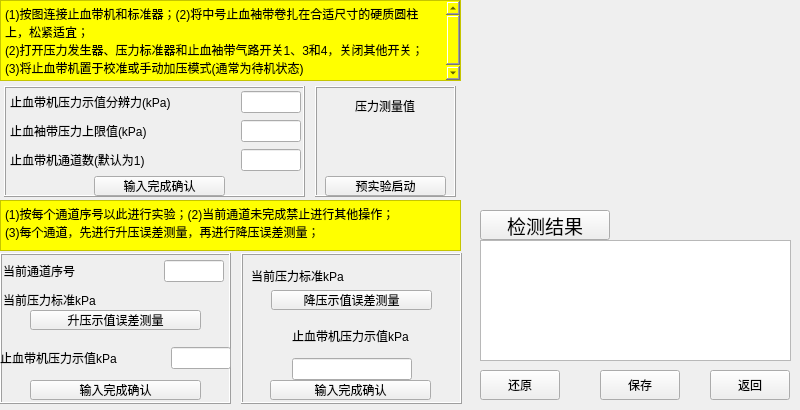
<?xml version="1.0" encoding="UTF-8"?>
<ui version="4.0">
 <class>Form</class>
 <widget class="QWidget" name="Form">
  <property name="geometry">
   <rect>
    <x>0</x>
    <y>0</y>
    <width>800</width>
    <height>410</height>
   </rect>
  </property>
  <property name="windowTitle">
   <string>Form</string>
  </property>
  <widget class="QTextBrowser" name="textBrowser_1">
   <property name="geometry">
    <rect>
     <x>0</x>
     <y>0</y>
     <width>461</width>
     <height>81</height>
    </rect>
   </property>
   <property name="styleSheet">
    <string notr="true">background-color:yellow
</string>
   </property>
   <property name="html">
    <string>&lt;!DOCTYPE HTML PUBLIC &quot;-//W3C//DTD HTML 4.0//EN&quot; &quot;http://www.w3.org/TR/REC-html40/strict.dtd&quot;&gt;
&lt;html&gt;&lt;head&gt;&lt;meta name=&quot;qrichtext&quot; content=&quot;1&quot; /&gt;&lt;style type=&quot;text/css&quot;&gt;
p, li { white-space: pre-wrap; }
&lt;/style&gt;&lt;/head&gt;&lt;body style=&quot; font-family:'SimSun'; font-size:9pt; font-weight:400; font-style:normal;&quot;&gt;
&lt;p style=&quot; margin-top:0px; margin-bottom:0px; margin-left:0px; margin-right:0px; -qt-block-indent:0; text-indent:0px;&quot;&gt;(1)按图连接止血带机和标准器；(2)将中号止血袖带卷扎在合适尺寸的硬质圆柱上，松紧适宜；&lt;/p&gt;
&lt;p style=&quot; margin-top:0px; margin-bottom:0px; margin-left:0px; margin-right:0px; -qt-block-indent:0; text-indent:0px;&quot;&gt;(2)打开压力发生器、压力标准器和止血袖带气路开关1、3和4，关闭其他开关；&lt;/p&gt;
&lt;p style=&quot; margin-top:0px; margin-bottom:0px; margin-left:0px; margin-right:0px; -qt-block-indent:0; text-indent:0px;&quot;&gt;(3)将止血带机置于校准或手动加压模式(通常为待机状态)&lt;/p&gt;&lt;/body&gt;&lt;/html&gt;</string>
   </property>
  </widget>
  <widget class="QWidget" name="gridLayoutWidget_3">
   <property name="geometry">
    <rect>
     <x>10</x>
     <y>90</y>
     <width>291</width>
     <height>84</height>
    </rect>
   </property>
   <layout class="QGridLayout" name="gridLayout_2">
    <item row="0" column="1">
     <widget class="QLineEdit" name="lineEdit">
      <property name="sizePolicy">
       <sizepolicy hsizetype="Minimum" vsizetype="Fixed">
        <horstretch>0</horstretch>
        <verstretch>0</verstretch>
       </sizepolicy>
      </property>
      <property name="minimumSize">
       <size>
        <width>60</width>
        <height>0</height>
       </size>
      </property>
      <property name="maximumSize">
       <size>
        <width>60</width>
        <height>16777215</height>
       </size>
      </property>
     </widget>
    </item>
    <item row="2" column="0">
     <widget class="QLabel" name="label">
      <property name="text">
       <string>止血带机通道数(默认为1)</string>
      </property>
     </widget>
    </item>
    <item row="1" column="1">
     <widget class="QLineEdit" name="lineEdit_3">
      <property name="sizePolicy">
       <sizepolicy hsizetype="Minimum" vsizetype="Fixed">
        <horstretch>0</horstretch>
        <verstretch>0</verstretch>
       </sizepolicy>
      </property>
      <property name="minimumSize">
       <size>
        <width>60</width>
        <height>0</height>
       </size>
      </property>
      <property name="maximumSize">
       <size>
        <width>60</width>
        <height>16777215</height>
       </size>
      </property>
     </widget>
    </item>
    <item row="0" column="0">
     <widget class="QLabel" name="label_4">
      <property name="text">
       <string>止血带机压力示值分辨力(kPa)</string>
      </property>
     </widget>
    </item>
    <item row="1" column="0">
     <widget class="QLabel" name="label_6">
      <property name="text">
       <string>止血袖带压力上限值(kPa)</string>
      </property>
     </widget>
    </item>
    <item row="2" column="1">
     <widget class="QLineEdit" name="lineEdit_2">
      <property name="minimumSize">
       <size>
        <width>60</width>
        <height>0</height>
       </size>
      </property>
      <property name="maximumSize">
       <size>
        <width>60</width>
        <height>16777215</height>
       </size>
      </property>
     </widget>
    </item>
   </layout>
  </widget>
  <widget class="QWidget" name="gridLayoutWidget_4">
   <property name="geometry">
    <rect>
     <x>320</x>
     <y>91</y>
     <width>131</width>
     <height>71</height>
    </rect>
   </property>
   <layout class="QGridLayout" name="gridLayout">
    <item row="0" column="0">
     <widget class="QLabel" name="label_10">
      <property name="minimumSize">
       <size>
        <width>0</width>
        <height>30</height>
       </size>
      </property>
      <property name="maximumSize">
       <size>
        <width>16777215</width>
        <height>30</height>
       </size>
      </property>
      <property name="text">
       <string>压力测量值</string>
      </property>
      <property name="alignment">
       <set>Qt::AlignCenter</set>
      </property>
     </widget>
    </item>
    <item row="1" column="0">
     <widget class="QLabel" name="label_2">
      <property name="minimumSize">
       <size>
        <width>100</width>
        <height>0</height>
       </size>
      </property>
      <property name="maximumSize">
       <size>
        <width>120</width>
        <height>16777215</height>
       </size>
      </property>
      <property name="text">
       <string/>
      </property>
     </widget>
    </item>
   </layout>
  </widget>
  <widget class="QFrame" name="frame_3">
   <property name="geometry">
    <rect>
     <x>4</x>
     <y>86</y>
     <width>301</width>
     <height>111</height>
    </rect>
   </property>
   <property name="frameShape">
    <enum>QFrame::Box</enum>
   </property>
   <property name="frameShadow">
    <enum>QFrame::Raised</enum>
   </property>
   <property name="lineWidth">
    <number>1</number>
   </property>
   <property name="midLineWidth">
    <number>0</number>
   </property>
   <widget class="QPushButton" name="pushButton">
    <property name="geometry">
     <rect>
      <x>90</x>
      <y>90</y>
      <width>131</width>
      <height>20</height>
     </rect>
    </property>
    <property name="text">
     <string>输入完成确认</string>
    </property>
   </widget>
  </widget>
  <widget class="QFrame" name="frame_4">
   <property name="geometry">
    <rect>
     <x>315</x>
     <y>86</y>
     <width>141</width>
     <height>111</height>
    </rect>
   </property>
   <property name="frameShape">
    <enum>QFrame::Box</enum>
   </property>
   <property name="frameShadow">
    <enum>QFrame::Raised</enum>
   </property>
   <property name="lineWidth">
    <number>1</number>
   </property>
   <property name="midLineWidth">
    <number>0</number>
   </property>
   <widget class="QPushButton" name="pushButton_2">
    <property name="geometry">
     <rect>
      <x>10</x>
      <y>90</y>
      <width>121</width>
      <height>20</height>
     </rect>
    </property>
    <property name="text">
     <string>预实验启动</string>
    </property>
   </widget>
  </widget>
  <widget class="QWidget" name="gridLayoutWidget_2">
   <property name="geometry">
    <rect>
     <x>3</x>
     <y>260</y>
     <width>221</width>
     <height>51</height>
    </rect>
   </property>
   <layout class="QGridLayout" name="gridLayout_3">
    <item row="0" column="1">
     <widget class="QLineEdit" name="lineEdit_5">
      <property name="minimumSize">
       <size>
        <width>60</width>
        <height>0</height>
       </size>
      </property>
      <property name="maximumSize">
       <size>
        <width>60</width>
        <height>16777215</height>
       </size>
      </property>
     </widget>
    </item>
    <item row="1" column="1">
     <widget class="QLabel" name="label_11">
      <property name="text">
       <string/>
      </property>
     </widget>
    </item>
    <item row="0" column="0">
     <widget class="QLabel" name="label_5">
      <property name="text">
       <string>当前通道序号</string>
      </property>
     </widget>
    </item>
    <item row="1" column="0">
     <widget class="QLabel" name="label_7">
      <property name="text">
       <string>当前压力标准kPa</string>
      </property>
     </widget>
    </item>
   </layout>
  </widget>
  <widget class="QPushButton" name="pushButton_3">
   <property name="geometry">
    <rect>
     <x>30</x>
     <y>310</y>
     <width>171</width>
     <height>20</height>
    </rect>
   </property>
   <property name="text">
    <string>升压示值误差测量</string>
   </property>
  </widget>
  <widget class="QPushButton" name="pushButton_4">
   <property name="geometry">
    <rect>
     <x>30</x>
     <y>380</y>
     <width>171</width>
     <height>20</height>
    </rect>
   </property>
   <property name="text">
    <string>输入完成确认</string>
   </property>
  </widget>
  <widget class="QFrame" name="frame_5">
   <property name="geometry">
    <rect>
     <x>0</x>
     <y>253</y>
     <width>231</width>
     <height>151</height>
    </rect>
   </property>
   <property name="frameShape">
    <enum>QFrame::Box</enum>
   </property>
   <property name="frameShadow">
    <enum>QFrame::Raised</enum>
   </property>
   <property name="lineWidth">
    <number>1</number>
   </property>
   <property name="midLineWidth">
    <number>0</number>
   </property>
   <widget class="QWidget" name="gridLayoutWidget_5">
    <property name="geometry">
     <rect>
      <x>0</x>
      <y>90</y>
      <width>231</width>
      <height>31</height>
     </rect>
    </property>
    <layout class="QGridLayout" name="gridLayout_4">
     <item row="0" column="0">
      <widget class="QLabel" name="label_13">
       <property name="text">
        <string>止血带机压力示值kPa</string>
       </property>
      </widget>
     </item>
     <item row="0" column="1">
      <widget class="QLineEdit" name="lineEdit_6">
       <property name="minimumSize">
        <size>
         <width>60</width>
         <height>0</height>
        </size>
       </property>
       <property name="maximumSize">
        <size>
         <width>60</width>
         <height>16777215</height>
        </size>
       </property>
      </widget>
     </item>
    </layout>
   </widget>
  </widget>
  <widget class="QWidget" name="gridLayoutWidget_6">
   <property name="geometry">
    <rect>
     <x>252</x>
     <y>319</y>
     <width>201</width>
     <height>61</height>
    </rect>
   </property>
   <layout class="QGridLayout" name="gridLayout_5">
    <item row="0" column="0">
     <widget class="QLabel" name="label_14">
      <property name="text">
       <string>止血带机压力示值kPa</string>
      </property>
     </widget>
    </item>
    <item row="1" column="0">
     <widget class="QLineEdit" name="lineEdit_7">
      <property name="minimumSize">
       <size>
        <width>120</width>
        <height>0</height>
       </size>
      </property>
      <property name="maximumSize">
       <size>
        <width>120</width>
        <height>16777215</height>
       </size>
      </property>
     </widget>
    </item>
   </layout>
  </widget>
  <widget class="QPushButton" name="pushButton_5">
   <property name="geometry">
    <rect>
     <x>271</x>
     <y>290</y>
     <width>161</width>
     <height>20</height>
    </rect>
   </property>
   <property name="text">
    <string>降压示值误差测量</string>
   </property>
  </widget>
  <widget class="QWidget" name="gridLayoutWidget_7">
   <property name="geometry">
    <rect>
     <x>251</x>
     <y>260</y>
     <width>201</width>
     <height>31</height>
    </rect>
   </property>
   <layout class="QGridLayout" name="gridLayout_6">
    <item row="0" column="1">
     <widget class="QLabel" name="label_12">
      <property name="text">
       <string/>
      </property>
     </widget>
    </item>
    <item row="0" column="0">
     <widget class="QLabel" name="label_16">
      <property name="text">
       <string>当前压力标准kPa</string>
      </property>
     </widget>
    </item>
   </layout>
  </widget>
  <widget class="QFrame" name="frame_6">
   <property name="geometry">
    <rect>
     <x>241</x>
     <y>253</y>
     <width>221</width>
     <height>151</height>
    </rect>
   </property>
   <property name="frameShape">
    <enum>QFrame::Box</enum>
   </property>
   <property name="frameShadow">
    <enum>QFrame::Raised</enum>
   </property>
   <property name="lineWidth">
    <number>1</number>
   </property>
   <property name="midLineWidth">
    <number>0</number>
   </property>
  </widget>
  <widget class="QPushButton" name="pushButton_6">
   <property name="geometry">
    <rect>
     <x>270</x>
     <y>380</y>
     <width>161</width>
     <height>20</height>
    </rect>
   </property>
   <property name="text">
    <string>输入完成确认</string>
   </property>
  </widget>
  <widget class="QTextBrowser" name="textBrowser_2">
   <property name="geometry">
    <rect>
     <x>0</x>
     <y>200</y>
     <width>461</width>
     <height>51</height>
    </rect>
   </property>
   <property name="styleSheet">
    <string notr="true">background-color:yellow
</string>
   </property>
   <property name="html">
    <string>&lt;!DOCTYPE HTML PUBLIC &quot;-//W3C//DTD HTML 4.0//EN&quot; &quot;http://www.w3.org/TR/REC-html40/strict.dtd&quot;&gt;
&lt;html&gt;&lt;head&gt;&lt;meta name=&quot;qrichtext&quot; content=&quot;1&quot; /&gt;&lt;style type=&quot;text/css&quot;&gt;
p, li { white-space: pre-wrap; }
&lt;/style&gt;&lt;/head&gt;&lt;body style=&quot; font-family:'SimSun'; font-size:9pt; font-weight:400; font-style:normal;&quot;&gt;
&lt;p style=&quot; margin-top:0px; margin-bottom:0px; margin-left:0px; margin-right:0px; -qt-block-indent:0; text-indent:0px;&quot;&gt;(1)按每个通道序号以此进行实验；(2)当前通道未完成禁止进行其他操作；&lt;/p&gt;
&lt;p style=&quot; margin-top:0px; margin-bottom:0px; margin-left:0px; margin-right:0px; -qt-block-indent:0; text-indent:0px;&quot;&gt;(3)每个通道，先进行升压误差测量，再进行降压误差测量；&lt;/p&gt;&lt;/body&gt;&lt;/html&gt;</string>
   </property>
  </widget>
  <widget class="QLabel" name="label_png">
   <property name="geometry">
    <rect>
     <x>480</x>
     <y>0</y>
     <width>310</width>
     <height>210</height>
    </rect>
   </property>
   <property name="text">
    <string/>
   </property>
   <property name="pixmap">
    <pixmap resource="pic.qrc">:/resources/device.png</pixmap>
   </property>
   <property name="scaledContents">
    <bool>true</bool>
   </property>
  </widget>
  <widget class="QPushButton" name="pushButton_return">
   <property name="geometry">
    <rect>
     <x>710</x>
     <y>370</y>
     <width>80</width>
     <height>30</height>
    </rect>
   </property>
   <property name="text">
    <string>返回</string>
   </property>
  </widget>
  <widget class="QTextBrowser" name="textBrowser">
   <property name="geometry">
    <rect>
     <x>480</x>
     <y>240</y>
     <width>311</width>
     <height>121</height>
    </rect>
   </property>
   <property name="html">
    <string>&lt;!DOCTYPE HTML PUBLIC &quot;-//W3C//DTD HTML 4.0//EN&quot; &quot;http://www.w3.org/TR/REC-html40/strict.dtd&quot;&gt;
&lt;html&gt;&lt;head&gt;&lt;meta name=&quot;qrichtext&quot; content=&quot;1&quot; /&gt;&lt;style type=&quot;text/css&quot;&gt;
p, li { white-space: pre-wrap; }
&lt;/style&gt;&lt;/head&gt;&lt;body style=&quot; font-family:'SimSun'; font-size:9pt; font-weight:400; font-style:normal;&quot;&gt;
&lt;p style=&quot;-qt-paragraph-type:empty; margin-top:0px; margin-bottom:0px; margin-left:0px; margin-right:0px; -qt-block-indent:0; text-indent:0px;&quot;&gt;&lt;br /&gt;&lt;/p&gt;&lt;/body&gt;&lt;/html&gt;</string>
   </property>
  </widget>
  <widget class="QPushButton" name="pushButton_clear">
   <property name="geometry">
    <rect>
     <x>480</x>
     <y>370</y>
     <width>80</width>
     <height>30</height>
    </rect>
   </property>
   <property name="text">
    <string>还原</string>
   </property>
  </widget>
  <widget class="QPushButton" name="pushButton_save">
   <property name="geometry">
    <rect>
     <x>600</x>
     <y>370</y>
     <width>80</width>
     <height>30</height>
    </rect>
   </property>
   <property name="text">
    <string>保存</string>
   </property>
  </widget>
  <widget class="QPushButton" name="pushButton_7">
   <property name="geometry">
    <rect>
     <x>480</x>
     <y>210</y>
     <width>130</width>
     <height>30</height>
    </rect>
   </property>
   <property name="font">
    <font>
     <family>Adobe Devanagari</family>
     <pointsize>14</pointsize>
    </font>
   </property>
   <property name="styleSheet">
    <string notr="true"/>
   </property>
   <property name="text">
    <string>检测结果</string>
   </property>
  </widget>
  <zorder>frame_6</zorder>
  <zorder>frame_5</zorder>
  <zorder>frame_4</zorder>
  <zorder>frame_3</zorder>
  <zorder>textBrowser_1</zorder>
  <zorder>gridLayoutWidget_3</zorder>
  <zorder>gridLayoutWidget_4</zorder>
  <zorder>gridLayoutWidget_2</zorder>
  <zorder>pushButton_3</zorder>
  <zorder>pushButton_4</zorder>
  <zorder>gridLayoutWidget_6</zorder>
  <zorder>pushButton_5</zorder>
  <zorder>gridLayoutWidget_7</zorder>
  <zorder>pushButton_6</zorder>
  <zorder>textBrowser_2</zorder>
  <zorder>label_png</zorder>
  <zorder>pushButton_return</zorder>
  <zorder>textBrowser</zorder>
  <zorder>pushButton_clear</zorder>
  <zorder>pushButton_save</zorder>
  <zorder>pushButton_7</zorder>
 </widget>
 <resources>
  <include location="pic.qrc"/>
 </resources>
 <connections/>
</ui>
